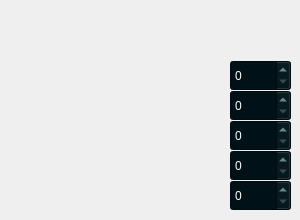
    <widget class="QWidget" name="tab_2">
     <attribute name="title">
      <string>Основная задача</string>
     </attribute>
     <widget class="QDoubleSpinBox" name="doubleSpinBox_11">
      <property name="geometry">
       <rect>
        <x>230</x>
        <y>180</y>
        <width>61</width>
        <height>31</height>
       </rect>
      </property>
      <property name="palette">
       <palette>
        <active>
         <colorrole role="WindowText">
          <brush brushstyle="SolidPattern">
           <color alpha="255">
            <red>151</red>
            <green>201</green>
            <blue>201</blue>
           </color>
          </brush>
         </colorrole>
         <colorrole role="Button">
          <brush brushstyle="SolidPattern">
           <color alpha="255">
            <red>0</red>
            <green>17</green>
            <blue>23</blue>
           </color>
          </brush>
         </colorrole>
         <colorrole role="Text">
          <brush brushstyle="SolidPattern">
           <color alpha="255">
            <red>255</red>
            <green>255</green>
            <blue>255</blue>
           </color>
          </brush>
         </colorrole>
         <colorrole role="ButtonText">
          <brush brushstyle="SolidPattern">
           <color alpha="255">
            <red>151</red>
            <green>201</green>
            <blue>201</blue>
           </color>
          </brush>
         </colorrole>
         <colorrole role="Base">
          <brush brushstyle="SolidPattern">
           <color alpha="255">
            <red>0</red>
            <green>17</green>
            <blue>23</blue>
           </color>
          </brush>
         </colorrole>
         <colorrole role="Window">
          <brush brushstyle="SolidPattern">
           <color alpha="255">
            <red>0</red>
            <green>17</green>
            <blue>23</blue>
           </color>
          </brush>
         </colorrole>
         <colorrole role="ToolTipBase">
          <brush brushstyle="SolidPattern">
           <color alpha="255">
            <red>255</red>
            <green>255</green>
            <blue>220</blue>
           </color>
          </brush>
         </colorrole>
         <colorrole role="ToolTipText">
          <brush brushstyle="SolidPattern">
           <color alpha="255">
            <red>255</red>
            <green>255</green>
            <blue>255</blue>
           </color>
          </brush>
         </colorrole>
        </active>
        <inactive>
         <colorrole role="WindowText">
          <brush brushstyle="SolidPattern">
           <color alpha="255">
            <red>151</red>
            <green>201</green>
            <blue>201</blue>
           </color>
          </brush>
         </colorrole>
         <colorrole role="Button">
          <brush brushstyle="SolidPattern">
           <color alpha="255">
            <red>0</red>
            <green>17</green>
            <blue>23</blue>
           </color>
          </brush>
         </colorrole>
         <colorrole role="Text">
          <brush brushstyle="SolidPattern">
           <color alpha="255">
            <red>255</red>
            <green>255</green>
            <blue>255</blue>
           </color>
          </brush>
         </colorrole>
         <colorrole role="ButtonText">
          <brush brushstyle="SolidPattern">
           <color alpha="255">
            <red>151</red>
            <green>201</green>
            <blue>201</blue>
           </color>
          </brush>
         </colorrole>
         <colorrole role="Base">
          <brush brushstyle="SolidPattern">
           <color alpha="255">
            <red>0</red>
            <green>17</green>
            <blue>23</blue>
           </color>
          </brush>
         </colorrole>
         <colorrole role="Window">
          <brush brushstyle="SolidPattern">
           <color alpha="255">
            <red>0</red>
            <green>17</green>
            <blue>23</blue>
           </color>
          </brush>
         </colorrole>
         <colorrole role="ToolTipBase">
          <brush brushstyle="SolidPattern">
           <color alpha="255">
            <red>255</red>
            <green>255</green>
            <blue>220</blue>
           </color>
          </brush>
         </colorrole>
         <colorrole role="ToolTipText">
          <brush brushstyle="SolidPattern">
           <color alpha="255">
            <red>255</red>
            <green>255</green>
            <blue>255</blue>
           </color>
          </brush>
         </colorrole>
        </inactive>
        <disabled>
         <colorrole role="WindowText">
          <brush brushstyle="SolidPattern">
           <color alpha="255">
            <red>190</red>
            <green>190</green>
            <blue>190</blue>
           </color>
          </brush>
         </colorrole>
         <colorrole role="Button">
          <brush brushstyle="SolidPattern">
           <color alpha="255">
            <red>0</red>
            <green>17</green>
            <blue>23</blue>
           </color>
          </brush>
         </colorrole>
         <colorrole role="Text">
          <brush brushstyle="SolidPattern">
           <color alpha="255">
            <red>190</red>
            <green>190</green>
            <blue>190</blue>
           </color>
          </brush>
         </colorrole>
         <colorrole role="ButtonText">
          <brush brushstyle="SolidPattern">
           <color alpha="255">
            <red>190</red>
            <green>190</green>
            <blue>190</blue>
           </color>
          </brush>
         </colorrole>
         <colorrole role="Base">
          <brush brushstyle="SolidPattern">
           <color alpha="255">
            <red>0</red>
            <green>17</green>
            <blue>23</blue>
           </color>
          </brush>
         </colorrole>
         <colorrole role="Window">
          <brush brushstyle="SolidPattern">
           <color alpha="255">
            <red>0</red>
            <green>17</green>
            <blue>23</blue>
           </color>
          </brush>
         </colorrole>
         <colorrole role="ToolTipBase">
          <brush brushstyle="SolidPattern">
           <color alpha="255">
            <red>255</red>
            <green>255</green>
            <blue>220</blue>
           </color>
          </brush>
         </colorrole>
         <colorrole role="ToolTipText">
          <brush brushstyle="SolidPattern">
           <color alpha="255">
            <red>255</red>
            <green>255</green>
            <blue>255</blue>
           </color>
          </brush>
         </colorrole>
        </disabled>
       </palette>
      </property>
      <property name="decimals">
       <number>0</number>
      </property>
      <property name="minimum">
       <double>0.000000000000000</double>
      </property>
      <property name="maximum">
       <double>20.000000000000000</double>
      </property>
     </widget>
     <widget class="QDoubleSpinBox" name="doubleSpinBox_5">
      <property name="geometry">
       <rect>
        <x>230</x>
        <y>120</y>
        <width>61</width>
        <height>31</height>
       </rect>
      </property>
      <property name="palette">
       <palette>
        <active>
         <colorrole role="WindowText">
          <brush brushstyle="SolidPattern">
           <color alpha="255">
            <red>151</red>
            <green>201</green>
            <blue>201</blue>
           </color>
          </brush>
         </colorrole>
         <colorrole role="Button">
          <brush brushstyle="SolidPattern">
           <color alpha="255">
            <red>0</red>
            <green>17</green>
            <blue>23</blue>
           </color>
          </brush>
         </colorrole>
         <colorrole role="Text">
          <brush brushstyle="SolidPattern">
           <color alpha="255">
            <red>255</red>
            <green>255</green>
            <blue>255</blue>
           </color>
          </brush>
         </colorrole>
         <colorrole role="ButtonText">
          <brush brushstyle="SolidPattern">
           <color alpha="255">
            <red>151</red>
            <green>201</green>
            <blue>201</blue>
           </color>
          </brush>
         </colorrole>
         <colorrole role="Base">
          <brush brushstyle="SolidPattern">
           <color alpha="255">
            <red>0</red>
            <green>17</green>
            <blue>23</blue>
           </color>
          </brush>
         </colorrole>
         <colorrole role="Window">
          <brush brushstyle="SolidPattern">
           <color alpha="255">
            <red>0</red>
            <green>17</green>
            <blue>23</blue>
           </color>
          </brush>
         </colorrole>
         <colorrole role="ToolTipBase">
          <brush brushstyle="SolidPattern">
           <color alpha="255">
            <red>255</red>
            <green>255</green>
            <blue>220</blue>
           </color>
          </brush>
         </colorrole>
         <colorrole role="ToolTipText">
          <brush brushstyle="SolidPattern">
           <color alpha="255">
            <red>255</red>
            <green>255</green>
            <blue>255</blue>
           </color>
          </brush>
         </colorrole>
        </active>
        <inactive>
         <colorrole role="WindowText">
          <brush brushstyle="SolidPattern">
           <color alpha="255">
            <red>151</red>
            <green>201</green>
            <blue>201</blue>
           </color>
          </brush>
         </colorrole>
         <colorrole role="Button">
          <brush brushstyle="SolidPattern">
           <color alpha="255">
            <red>0</red>
            <green>17</green>
            <blue>23</blue>
           </color>
          </brush>
         </colorrole>
         <colorrole role="Text">
          <brush brushstyle="SolidPattern">
           <color alpha="255">
            <red>255</red>
            <green>255</green>
            <blue>255</blue>
           </color>
          </brush>
         </colorrole>
         <colorrole role="ButtonText">
          <brush brushstyle="SolidPattern">
           <color alpha="255">
            <red>151</red>
            <green>201</green>
            <blue>201</blue>
           </color>
          </brush>
         </colorrole>
         <colorrole role="Base">
          <brush brushstyle="SolidPattern">
           <color alpha="255">
            <red>0</red>
            <green>17</green>
            <blue>23</blue>
           </color>
          </brush>
         </colorrole>
         <colorrole role="Window">
          <brush brushstyle="SolidPattern">
           <color alpha="255">
            <red>0</red>
            <green>17</green>
            <blue>23</blue>
           </color>
          </brush>
         </colorrole>
         <colorrole role="ToolTipBase">
          <brush brushstyle="SolidPattern">
           <color alpha="255">
            <red>255</red>
            <green>255</green>
            <blue>220</blue>
           </color>
          </brush>
         </colorrole>
         <colorrole role="ToolTipText">
          <brush brushstyle="SolidPattern">
           <color alpha="255">
            <red>255</red>
            <green>255</green>
            <blue>255</blue>
           </color>
          </brush>
         </colorrole>
        </inactive>
        <disabled>
         <colorrole role="WindowText">
          <brush brushstyle="SolidPattern">
           <color alpha="255">
            <red>190</red>
            <green>190</green>
            <blue>190</blue>
           </color>
          </brush>
         </colorrole>
         <colorrole role="Button">
          <brush brushstyle="SolidPattern">
           <color alpha="255">
            <red>0</red>
            <green>17</green>
            <blue>23</blue>
           </color>
          </brush>
         </colorrole>
         <colorrole role="Text">
          <brush brushstyle="SolidPattern">
           <color alpha="255">
            <red>190</red>
            <green>190</green>
            <blue>190</blue>
           </color>
          </brush>
         </colorrole>
         <colorrole role="ButtonText">
          <brush brushstyle="SolidPattern">
           <color alpha="255">
            <red>190</red>
            <green>190</green>
            <blue>190</blue>
           </color>
          </brush>
         </colorrole>
         <colorrole role="Base">
          <brush brushstyle="SolidPattern">
           <color alpha="255">
            <red>0</red>
            <green>17</green>
            <blue>23</blue>
           </color>
          </brush>
         </colorrole>
         <colorrole role="Window">
          <brush brushstyle="SolidPattern">
           <color alpha="255">
            <red>0</red>
            <green>17</green>
            <blue>23</blue>
           </color>
          </brush>
         </colorrole>
         <colorrole role="ToolTipBase">
          <brush brushstyle="SolidPattern">
           <color alpha="255">
            <red>255</red>
            <green>255</green>
            <blue>220</blue>
           </color>
          </brush>
         </colorrole>
         <colorrole role="ToolTipText">
          <brush brushstyle="SolidPattern">
           <color alpha="255">
            <red>255</red>
            <green>255</green>
            <blue>255</blue>
           </color>
          </brush>
         </colorrole>
        </disabled>
       </palette>
      </property>
      <property name="decimals">
       <number>0</number>
      </property>
      <property name="minimum">
       <double>0.000000000000000</double>
      </property>
      <property name="maximum">
       <double>20.000000000000000</double>
      </property>
     </widget>
     <widget class="QDoubleSpinBox" name="doubleSpinBox_4">
      <property name="geometry">
       <rect>
        <x>230</x>
        <y>150</y>
        <width>61</width>
        <height>31</height>
       </rect>
      </property>
      <property name="palette">
       <palette>
        <active>
         <colorrole role="WindowText">
          <brush brushstyle="SolidPattern">
           <color alpha="255">
            <red>151</red>
            <green>201</green>
            <blue>201</blue>
           </color>
          </brush>
         </colorrole>
         <colorrole role="Button">
          <brush brushstyle="SolidPattern">
           <color alpha="255">
            <red>0</red>
            <green>17</green>
            <blue>23</blue>
           </color>
          </brush>
         </colorrole>
         <colorrole role="Text">
          <brush brushstyle="SolidPattern">
           <color alpha="255">
            <red>255</red>
            <green>255</green>
            <blue>255</blue>
           </color>
          </brush>
         </colorrole>
         <colorrole role="ButtonText">
          <brush brushstyle="SolidPattern">
           <color alpha="255">
            <red>151</red>
            <green>201</green>
            <blue>201</blue>
           </color>
          </brush>
         </colorrole>
         <colorrole role="Base">
          <brush brushstyle="SolidPattern">
           <color alpha="255">
            <red>0</red>
            <green>17</green>
            <blue>23</blue>
           </color>
          </brush>
         </colorrole>
         <colorrole role="Window">
          <brush brushstyle="SolidPattern">
           <color alpha="255">
            <red>0</red>
            <green>17</green>
            <blue>23</blue>
           </color>
          </brush>
         </colorrole>
         <colorrole role="ToolTipBase">
          <brush brushstyle="SolidPattern">
           <color alpha="255">
            <red>255</red>
            <green>255</green>
            <blue>220</blue>
           </color>
          </brush>
         </colorrole>
         <colorrole role="ToolTipText">
          <brush brushstyle="SolidPattern">
           <color alpha="255">
            <red>255</red>
            <green>255</green>
            <blue>255</blue>
           </color>
          </brush>
         </colorrole>
        </active>
        <inactive>
         <colorrole role="WindowText">
          <brush brushstyle="SolidPattern">
           <color alpha="255">
            <red>151</red>
            <green>201</green>
            <blue>201</blue>
           </color>
          </brush>
         </colorrole>
         <colorrole role="Button">
          <brush brushstyle="SolidPattern">
           <color alpha="255">
            <red>0</red>
            <green>17</green>
            <blue>23</blue>
           </color>
          </brush>
         </colorrole>
         <colorrole role="Text">
          <brush brushstyle="SolidPattern">
           <color alpha="255">
            <red>255</red>
            <green>255</green>
            <blue>255</blue>
           </color>
          </brush>
         </colorrole>
         <colorrole role="ButtonText">
          <brush brushstyle="SolidPattern">
           <color alpha="255">
            <red>151</red>
            <green>201</green>
            <blue>201</blue>
           </color>
          </brush>
         </colorrole>
         <colorrole role="Base">
          <brush brushstyle="SolidPattern">
           <color alpha="255">
            <red>0</red>
            <green>17</green>
            <blue>23</blue>
           </color>
          </brush>
         </colorrole>
         <colorrole role="Window">
          <brush brushstyle="SolidPattern">
           <color alpha="255">
            <red>0</red>
            <green>17</green>
            <blue>23</blue>
           </color>
          </brush>
         </colorrole>
         <colorrole role="ToolTipBase">
          <brush brushstyle="SolidPattern">
           <color alpha="255">
            <red>255</red>
            <green>255</green>
            <blue>220</blue>
           </color>
          </brush>
         </colorrole>
         <colorrole role="ToolTipText">
          <brush brushstyle="SolidPattern">
           <color alpha="255">
            <red>255</red>
            <green>255</green>
            <blue>255</blue>
           </color>
          </brush>
         </colorrole>
        </inactive>
        <disabled>
         <colorrole role="WindowText">
          <brush brushstyle="SolidPattern">
           <color alpha="255">
            <red>190</red>
            <green>190</green>
            <blue>190</blue>
           </color>
          </brush>
         </colorrole>
         <colorrole role="Button">
          <brush brushstyle="SolidPattern">
           <color alpha="255">
            <red>0</red>
            <green>17</green>
            <blue>23</blue>
           </color>
          </brush>
         </colorrole>
         <colorrole role="Text">
          <brush brushstyle="SolidPattern">
           <color alpha="255">
            <red>190</red>
            <green>190</green>
            <blue>190</blue>
           </color>
          </brush>
         </colorrole>
         <colorrole role="ButtonText">
          <brush brushstyle="SolidPattern">
           <color alpha="255">
            <red>190</red>
            <green>190</green>
            <blue>190</blue>
           </color>
          </brush>
         </colorrole>
         <colorrole role="Base">
          <brush brushstyle="SolidPattern">
           <color alpha="255">
            <red>0</red>
            <green>17</green>
            <blue>23</blue>
           </color>
          </brush>
         </colorrole>
         <colorrole role="Window">
          <brush brushstyle="SolidPattern">
           <color alpha="255">
            <red>0</red>
            <green>17</green>
            <blue>23</blue>
           </color>
          </brush>
         </colorrole>
         <colorrole role="ToolTipBase">
          <brush brushstyle="SolidPattern">
           <color alpha="255">
            <red>255</red>
            <green>255</green>
            <blue>220</blue>
           </color>
          </brush>
         </colorrole>
         <colorrole role="ToolTipText">
          <brush brushstyle="SolidPattern">
           <color alpha="255">
            <red>255</red>
            <green>255</green>
            <blue>255</blue>
           </color>
          </brush>
         </colorrole>
        </disabled>
       </palette>
      </property>
      <property name="decimals">
       <number>0</number>
      </property>
      <property name="minimum">
       <double>0.000000000000000</double>
      </property>
      <property name="maximum">
       <double>20.000000000000000</double>
      </property>
     </widget>
     <widget class="QDoubleSpinBox" name="doubleSpinBox_10">
      <property name="geometry">
       <rect>
        <x>230</x>
        <y>60</y>
        <width>61</width>
        <height>31</height>
       </rect>
      </property>
      <property name="palette">
       <palette>
        <active>
         <colorrole role="WindowText">
          <brush brushstyle="SolidPattern">
           <color alpha="255">
            <red>151</red>
            <green>201</green>
            <blue>201</blue>
           </color>
          </brush>
         </colorrole>
         <colorrole role="Button">
          <brush brushstyle="SolidPattern">
           <color alpha="255">
            <red>0</red>
            <green>17</green>
            <blue>23</blue>
           </color>
          </brush>
         </colorrole>
         <colorrole role="Text">
          <brush brushstyle="SolidPattern">
           <color alpha="255">
            <red>255</red>
            <green>255</green>
            <blue>255</blue>
           </color>
          </brush>
         </colorrole>
         <colorrole role="ButtonText">
          <brush brushstyle="SolidPattern">
           <color alpha="255">
            <red>151</red>
            <green>201</green>
            <blue>201</blue>
           </color>
          </brush>
         </colorrole>
         <colorrole role="Base">
          <brush brushstyle="SolidPattern">
           <color alpha="255">
            <red>0</red>
            <green>17</green>
            <blue>23</blue>
           </color>
          </brush>
         </colorrole>
         <colorrole role="Window">
          <brush brushstyle="SolidPattern">
           <color alpha="255">
            <red>0</red>
            <green>17</green>
            <blue>23</blue>
           </color>
          </brush>
         </colorrole>
         <colorrole role="ToolTipBase">
          <brush brushstyle="SolidPattern">
           <color alpha="255">
            <red>255</red>
            <green>255</green>
            <blue>220</blue>
           </color>
          </brush>
         </colorrole>
         <colorrole role="ToolTipText">
          <brush brushstyle="SolidPattern">
           <color alpha="255">
            <red>255</red>
            <green>255</green>
            <blue>255</blue>
           </color>
          </brush>
         </colorrole>
        </active>
        <inactive>
         <colorrole role="WindowText">
          <brush brushstyle="SolidPattern">
           <color alpha="255">
            <red>151</red>
            <green>201</green>
            <blue>201</blue>
           </color>
          </brush>
         </colorrole>
         <colorrole role="Button">
          <brush brushstyle="SolidPattern">
           <color alpha="255">
            <red>0</red>
            <green>17</green>
            <blue>23</blue>
           </color>
          </brush>
         </colorrole>
         <colorrole role="Text">
          <brush brushstyle="SolidPattern">
           <color alpha="255">
            <red>255</red>
            <green>255</green>
            <blue>255</blue>
           </color>
          </brush>
         </colorrole>
         <colorrole role="ButtonText">
          <brush brushstyle="SolidPattern">
           <color alpha="255">
            <red>151</red>
            <green>201</green>
            <blue>201</blue>
           </color>
          </brush>
         </colorrole>
         <colorrole role="Base">
          <brush brushstyle="SolidPattern">
           <color alpha="255">
            <red>0</red>
            <green>17</green>
            <blue>23</blue>
           </color>
          </brush>
         </colorrole>
         <colorrole role="Window">
          <brush brushstyle="SolidPattern">
           <color alpha="255">
            <red>0</red>
            <green>17</green>
            <blue>23</blue>
           </color>
          </brush>
         </colorrole>
         <colorrole role="ToolTipBase">
          <brush brushstyle="SolidPattern">
           <color alpha="255">
            <red>255</red>
            <green>255</green>
            <blue>220</blue>
           </color>
          </brush>
         </colorrole>
         <colorrole role="ToolTipText">
          <brush brushstyle="SolidPattern">
           <color alpha="255">
            <red>255</red>
            <green>255</green>
            <blue>255</blue>
           </color>
          </brush>
         </colorrole>
        </inactive>
        <disabled>
         <colorrole role="WindowText">
          <brush brushstyle="SolidPattern">
           <color alpha="255">
            <red>190</red>
            <green>190</green>
            <blue>190</blue>
           </color>
          </brush>
         </colorrole>
         <colorrole role="Button">
          <brush brushstyle="SolidPattern">
           <color alpha="255">
            <red>0</red>
            <green>17</green>
            <blue>23</blue>
           </color>
          </brush>
         </colorrole>
         <colorrole role="Text">
          <brush brushstyle="SolidPattern">
           <color alpha="255">
            <red>190</red>
            <green>190</green>
            <blue>190</blue>
           </color>
          </brush>
         </colorrole>
         <colorrole role="ButtonText">
          <brush brushstyle="SolidPattern">
           <color alpha="255">
            <red>190</red>
            <green>190</green>
            <blue>190</blue>
           </color>
          </brush>
         </colorrole>
         <colorrole role="Base">
          <brush brushstyle="SolidPattern">
           <color alpha="255">
            <red>0</red>
            <green>17</green>
            <blue>23</blue>
           </color>
          </brush>
         </colorrole>
         <colorrole role="Window">
          <brush brushstyle="SolidPattern">
           <color alpha="255">
            <red>0</red>
            <green>17</green>
            <blue>23</blue>
           </color>
          </brush>
         </colorrole>
         <colorrole role="ToolTipBase">
          <brush brushstyle="SolidPattern">
           <color alpha="255">
            <red>255</red>
            <green>255</green>
            <blue>220</blue>
           </color>
          </brush>
         </colorrole>
         <colorrole role="ToolTipText">
          <brush brushstyle="SolidPattern">
           <color alpha="255">
            <red>255</red>
            <green>255</green>
            <blue>255</blue>
           </color>
          </brush>
         </colorrole>
        </disabled>
       </palette>
      </property>
      <property name="decimals">
       <number>0</number>
      </property>
      <property name="minimum">
       <double>0.000000000000000</double>
      </property>
      <property name="maximum">
       <double>20.000000000000000</double>
      </property>
     </widget>
     <widget class="QDoubleSpinBox" name="doubleSpinBox_9">
      <property name="geometry">
       <rect>
        <x>230</x>
        <y>90</y>
        <width>61</width>
        <height>31</height>
       </rect>
      </property>
      <property name="palette">
       <palette>
        <active>
         <colorrole role="WindowText">
          <brush brushstyle="SolidPattern">
           <color alpha="255">
            <red>151</red>
            <green>201</green>
            <blue>201</blue>
           </color>
          </brush>
         </colorrole>
         <colorrole role="Button">
          <brush brushstyle="SolidPattern">
           <color alpha="255">
            <red>0</red>
            <green>17</green>
            <blue>23</blue>
           </color>
          </brush>
         </colorrole>
         <colorrole role="Text">
          <brush brushstyle="SolidPattern">
           <color alpha="255">
            <red>255</red>
            <green>255</green>
            <blue>255</blue>
           </color>
          </brush>
         </colorrole>
         <colorrole role="ButtonText">
          <brush brushstyle="SolidPattern">
           <color alpha="255">
            <red>151</red>
            <green>201</green>
            <blue>201</blue>
           </color>
          </brush>
         </colorrole>
         <colorrole role="Base">
          <brush brushstyle="SolidPattern">
           <color alpha="255">
            <red>0</red>
            <green>17</green>
            <blue>23</blue>
           </color>
          </brush>
         </colorrole>
         <colorrole role="Window">
          <brush brushstyle="SolidPattern">
           <color alpha="255">
            <red>0</red>
            <green>17</green>
            <blue>23</blue>
           </color>
          </brush>
         </colorrole>
         <colorrole role="ToolTipBase">
          <brush brushstyle="SolidPattern">
           <color alpha="255">
            <red>255</red>
            <green>255</green>
            <blue>220</blue>
           </color>
          </brush>
         </colorrole>
         <colorrole role="ToolTipText">
          <brush brushstyle="SolidPattern">
           <color alpha="255">
            <red>255</red>
            <green>255</green>
            <blue>255</blue>
           </color>
          </brush>
         </colorrole>
        </active>
        <inactive>
         <colorrole role="WindowText">
          <brush brushstyle="SolidPattern">
           <color alpha="255">
            <red>151</red>
            <green>201</green>
            <blue>201</blue>
           </color>
          </brush>
         </colorrole>
         <colorrole role="Button">
          <brush brushstyle="SolidPattern">
           <color alpha="255">
            <red>0</red>
            <green>17</green>
            <blue>23</blue>
           </color>
          </brush>
         </colorrole>
         <colorrole role="Text">
          <brush brushstyle="SolidPattern">
           <color alpha="255">
            <red>255</red>
            <green>255</green>
            <blue>255</blue>
           </color>
          </brush>
         </colorrole>
         <colorrole role="ButtonText">
          <brush brushstyle="SolidPattern">
           <color alpha="255">
            <red>151</red>
            <green>201</green>
            <blue>201</blue>
           </color>
          </brush>
         </colorrole>
         <colorrole role="Base">
          <brush brushstyle="SolidPattern">
           <color alpha="255">
            <red>0</red>
            <green>17</green>
            <blue>23</blue>
           </color>
          </brush>
         </colorrole>
         <colorrole role="Window">
          <brush brushstyle="SolidPattern">
           <color alpha="255">
            <red>0</red>
            <green>17</green>
            <blue>23</blue>
           </color>
          </brush>
         </colorrole>
         <colorrole role="ToolTipBase">
          <brush brushstyle="SolidPattern">
           <color alpha="255">
            <red>255</red>
            <green>255</green>
            <blue>220</blue>
           </color>
          </brush>
         </colorrole>
         <colorrole role="ToolTipText">
          <brush brushstyle="SolidPattern">
           <color alpha="255">
            <red>255</red>
            <green>255</green>
            <blue>255</blue>
           </color>
          </brush>
         </colorrole>
        </inactive>
        <disabled>
         <colorrole role="WindowText">
          <brush brushstyle="SolidPattern">
           <color alpha="255">
            <red>190</red>
            <green>190</green>
            <blue>190</blue>
           </color>
          </brush>
         </colorrole>
         <colorrole role="Button">
          <brush brushstyle="SolidPattern">
           <color alpha="255">
            <red>0</red>
            <green>17</green>
            <blue>23</blue>
           </color>
          </brush>
         </colorrole>
         <colorrole role="Text">
          <brush brushstyle="SolidPattern">
           <color alpha="255">
            <red>190</red>
            <green>190</green>
            <blue>190</blue>
           </color>
          </brush>
         </colorrole>
         <colorrole role="ButtonText">
          <brush brushstyle="SolidPattern">
           <color alpha="255">
            <red>190</red>
            <green>190</green>
            <blue>190</blue>
           </color>
          </brush>
         </colorrole>
         <colorrole role="Base">
          <brush brushstyle="SolidPattern">
           <color alpha="255">
            <red>0</red>
            <green>17</green>
            <blue>23</blue>
           </color>
          </brush>
         </colorrole>
         <colorrole role="Window">
          <brush brushstyle="SolidPattern">
           <color alpha="255">
            <red>0</red>
            <green>17</green>
            <blue>23</blue>
           </color>
          </brush>
         </colorrole>
         <colorrole role="ToolTipBase">
          <brush brushstyle="SolidPattern">
           <color alpha="255">
            <red>255</red>
            <green>255</green>
            <blue>220</blue>
           </color>
          </brush>
         </colorrole>
         <colorrole role="ToolTipText">
          <brush brushstyle="SolidPattern">
           <color alpha="255">
            <red>255</red>
            <green>255</green>
            <blue>255</blue>
           </color>
          </brush>
         </colorrole>
        </disabled>
       </palette>
      </property>
      <property name="decimals">
       <number>0</number>
      </property>
      <property name="minimum">
       <double>0.000000000000000</double>
      </property>
      <property name="maximum">
       <double>20.000000000000000</double>
      </property>
     </widget>
    </widget>
